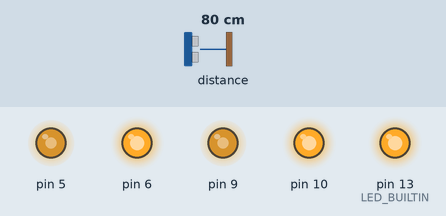
A sketch run on a simulated Arduino Uno, built with avr-gcc and run on an emulated ATmega328P. On the bench: output pins drawn as LEDs (lit = HIGH). Dashed ring = blinking. Inputs (shaded band) come from the test bench; at power-on: distance to the obstacle 80 cm.

Above: at 0.9 s.
1.0 s: distance to the obstacle set to 21 cm
4.0 s: distance to the obstacle set to 17 cm
At 5.62 s:
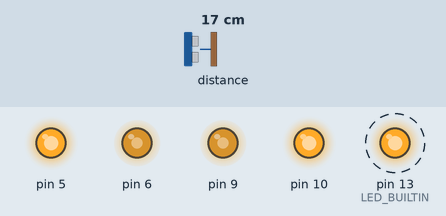
7.0 s: distance to the obstacle set to 2 cm
At 9.9 s:
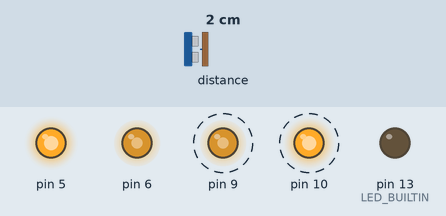
10.0 s: distance to the obstacle set to 9 cm
At 11.35 s:
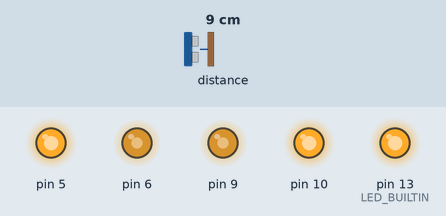
13.0 s: distance to the obstacle set to 120 cm
At 14.2 s:
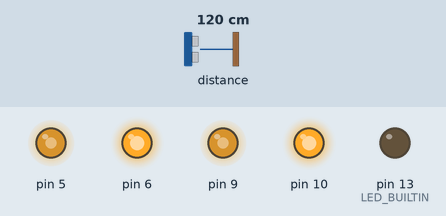
16.0 s: distance to the obstacle set to 4 cm
At 16.65 s:
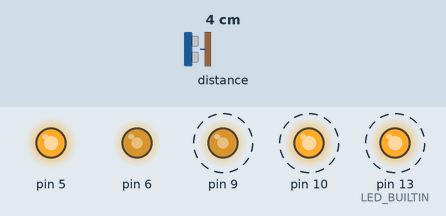
Timing chart, 0 to 20.0 s (numbered marks = the images above; inputs shaded):
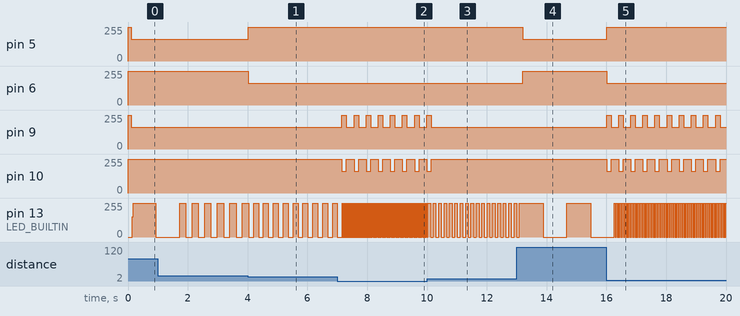

The sketch:

robot2x_arduino_nano.ino
```cpp
#include <Arduino_FreeRTOS.h>
#include <VL53L0X.h>

#include <Wire.h>

constexpr int PinWheelLeftUp PROGMEM     = 5;
constexpr int PinWheelLeftDown PROGMEM   = 6;
constexpr int PinWheelRightUp PROGMEM    = 9;
constexpr int PinWheelRightDown PROGMEM  = 10;

VL53L0X sensor;

constexpr int MaxPwm = 255;
constexpr int GoPwmLeft = MaxPwm * 65 / 100;
constexpr int GoPwmRight = MaxPwm * 65 / 100;

enum class Distance
{
  Stop,
  TooClose,
  Close,
  Middle,
  Far,
  Free
};

static uint16_t cm = 0;
static Distance barrierDistance = Distance::Free;

void GetDistance()
{
  auto bk = cm;
  auto tmp = sensor.readRangeSingleMillimeters() / 10;
  if (sensor.timeoutOccurred())
  {
    barrierDistance = Distance::Stop;
    sensor.init();
  }
  else
  {
    if (tmp > 80)
      tmp = 80;
    cm = tmp;
    if (cm < 5)
      barrierDistance = Distance::TooClose;
    else if (cm < 10)
      barrierDistance = Distance::Close;
    else if (cm < 15)
      barrierDistance = Distance::Middle;
    else if (cm < 20)
      barrierDistance = Distance::Far;
    else
      barrierDistance = Distance::Free;
  }
}

static void vDistanceTask(void *pvParameters)
{
  for (;;)
  {
    GetDistance();
    taskYIELD();
  }
}

static void vWheelsTask(void *pvParameters)
{
  static bool rotateLeft = false;
  for (;;)
  {
    switch (barrierDistance)
    {
      case Distance::Stop:
        WheelsStop();
        break;
      case Distance::TooClose:
        WheelsBack();
        vTaskDelay(150 / portTICK_PERIOD_MS);
        Rotate(rotateLeft, 255);
        break;
      case Distance::Close:
        Rotate(rotateLeft, 255);
        break;
      case Distance::Middle:
        Rotate(rotateLeft, 200);
        break;
      case Distance::Far:
        Rotate(rotateLeft, 130);
        break;
      case Distance::Free:
        WheelsGo();
        rotateLeft = !rotateLeft;
        break;
    }
    taskYIELD();
  }
}

static void vLedTask(void *pvParameters)
{
  static bool on = false;
  for (;;)
  {
    digitalWrite(LED_BUILTIN, on);
    on = !on;
    vTaskDelay(cm * 10 / portTICK_PERIOD_MS);
  }
}

void setup()
{
  pinMode(PinWheelLeftUp, OUTPUT);
  pinMode(PinWheelLeftDown, OUTPUT);
  pinMode(PinWheelRightUp, OUTPUT);
  pinMode(PinWheelRightDown, OUTPUT);
  pinMode(LED_BUILTIN, OUTPUT);

  WheelsStop();

  Wire.begin();
  delay(100);

  sensor.init();
  sensor.setTimeout(1000);

//  Serial.begin(115200);
//  delay(500);

  xTaskCreate(vDistanceTask,      "T1", configMINIMAL_STACK_SIZE, NULL, tskIDLE_PRIORITY + 2, NULL);
  xTaskCreate(vWheelsTask,        "T2", configMINIMAL_STACK_SIZE, NULL, tskIDLE_PRIORITY + 2, NULL);
  xTaskCreate(vLedTask,           "T3", configMINIMAL_STACK_SIZE, NULL, tskIDLE_PRIORITY + 2, NULL);
  vTaskStartScheduler();
}

void loop()
{
}

void Rotate(bool rotateLeft, int ms)
{
//  WheelsBack();
//  vTaskDelay(xDelay1Ms * ms / 2);
  WheelsStop();
  if (rotateLeft)
  {
    WheelsRotationLeft();
  }
  else
  {
    WheelsRotationRight();
  }
  delay(ms);
  WheelsStop();
}

void WheelsRotationLeft()
{
  WheelLeftUpOff();
  WheelLeftDownOn();
  WheelRightUpOn();
  WheelRightDownOff();
}

void WheelsRotationRight()
{
  WheelLeftUpOn();
  WheelLeftDownOff();
  WheelRightUpOff();
  WheelRightDownOn();
}

void WheelsStop()
{
  WheelLeftUpOff();
  WheelLeftDownOff();
  WheelRightUpOff();
  WheelRightDownOff();
}

void WheelsGo()
{
  WheelLeftUpOn();
  WheelLeftDownOff();
  WheelRightUpOn();
  WheelRightDownOff();
}

void WheelsBack()
{
  WheelLeftUpOff();
  WheelLeftDownOn();
  WheelRightUpOff();
  WheelRightDownOn();
}

void WheelLeftUpOn()
{
  analogWrite(PinWheelLeftUp, GoPwmLeft);
}

void WheelLeftUpOff()
{
  analogWrite(PinWheelLeftUp, MaxPwm);
}

void WheelLeftDownOn()
{
  analogWrite(PinWheelLeftDown, GoPwmLeft);
}

void WheelLeftDownOff()
{
  analogWrite(PinWheelLeftDown, MaxPwm);
}

void WheelRightUpOn()
{
  analogWrite(PinWheelRightUp, GoPwmRight);
}

void WheelRightUpOff()
{
  analogWrite(PinWheelRightUp, MaxPwm);
}

void WheelRightDownOn()
{
  analogWrite(PinWheelRightDown, GoPwmRight);
}

void WheelRightDownOff()
{
  analogWrite(PinWheelRightDown, MaxPwm);
}
```

Measured:
- the behaviour switches between 20 and 19 cm on distance to the obstacle (found by bisection; images 0 and 1)
- after the input at 4.0 s, pin 5: 165/255 → 255/255 at once; pin 6: 255/255 → 165/255 at once
- after the input at 7.0 s, pin 9: alternates 255/255 for 0.15 s and 165/255 for 0.26 s, starting after 0.15 s; pin 10: alternates 255/255 for 0.26 s and 165/255 for 0.15 s, starting after 0.15 s
- after the input at 10.0 s, pin 9: goes on until 10.1 s, then stays 165/255; pin 10: goes on until 10.1 s, then stays 255/255
- after the input at 13.0 s, pin 5: 255/255 → 165/255 after 0.20 s; pin 6: 165/255 → 255/255 after 0.20 s
- after the input at 16.0 s, pin 5: 165/255 → 255/255 at once; pin 6: 255/255 → 165/255 at once; pin 9: alternates 255/255 for 0.15 s and 165/255 for 0.26 s, starting at once; pin 10: alternates 255/255 for 0.26 s and 165/255 for 0.15 s, starting at once; pin 13 (LED_BUILTIN): alternates 255/255 for 0.03 s and 0/255 for 0.03 s, starting after 0.30 s
